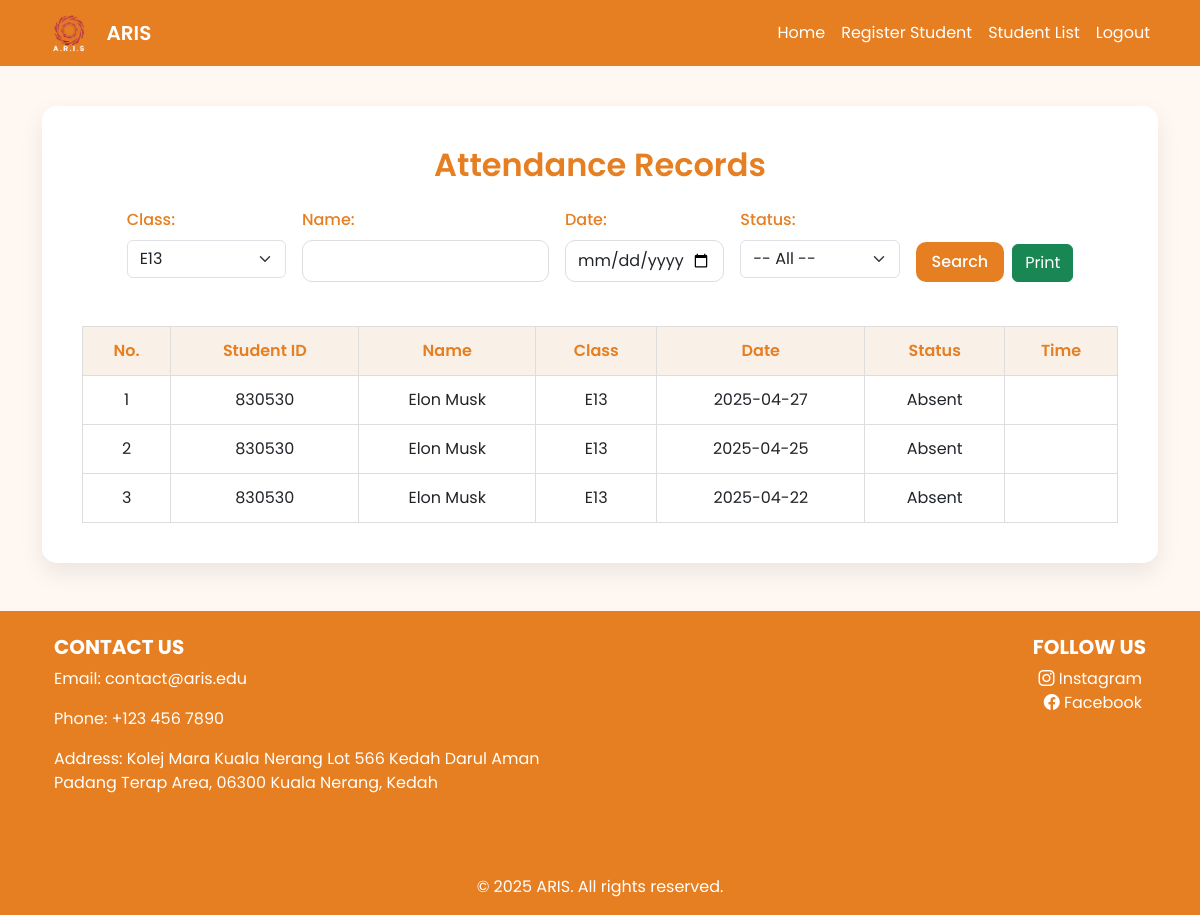
/attendance-page.php?class=E13 (signed in), run on the app's committed database.
### tables this page shows
CREATE TABLE `attendance` (
  `attendanceId` int(11) NOT NULL,
  `Student_ID` varchar(30) DEFAULT NULL,
  `status` varchar(20) DEFAULT NULL,
  `date` date DEFAULT NULL,
  `timeIn` time DEFAULT NULL
);

CREATE TABLE `student` (
  `studentName` varchar(150) NOT NULL,
  `Student_ID` varchar(30) NOT NULL,
  `Contact` int(30) NOT NULL,
  `Program` varchar(100) NOT NULL,
  `Class` varchar(30) NOT NULL,
  `Picture` varchar(250) DEFAULT NULL
);

### attendance-page.php (the view, shortened to what this page needs)
<?php
include('header.php');
include('connection.php');
$class = $_GET['class'] ?? '';
$name = $_GET['name'] ?? '';
$date = $_GET['date'] ?? '';
$where = [];
$params = [];
$types = "";
if (!empty($class)) {
    $where[] = "student.Class = ?";
    $params[] = $class;
    $types .= "s";
}
$whereSql = $where ? "WHERE " . implode(" AND ", $where) : "";
$sql = "SELECT student.Student_ID, student.studentName, student.Class, attendance.date, attendance.status, attendance.timeIn
        FROM attendance
        JOIN student ON attendance.Student_ID = student.Student_ID
        $whereSql
        ORDER BY
            FIELD(attendance.status, 'Present', 'Absent'),
            student.Class ASC,
            attendance.date DESC";
$stmt = $condb->prepare($sql);
if (!empty($params)) {
    $stmt->bind_param($types, ...$params);
}
$stmt->execute();
$result = $stmt->get_result();
?>
<!DOCTYPE html>
<html lang="en">
<head>
    <link href="https://cdn.jsdelivr.net/npm/bootstrap@5.3.3/dist/css/bootstrap.min.css" rel="stylesheet">
</head>
<body>
<div class="container">
    <div class="container-box">
        <h2 class="text-center mb-4">Attendance Records</h2>
        <form method="get" class="row g-3 justify-content-center mb-4">
            <div class="col-md-2">
                <label for="class" class="form-label">Class:</label>
                <select name="class" id="class" class="form-select">
                    <?php
                    $groups = ['B' => 5, 'E' => 15, 'M' => 8, 'S' => 4];
                    foreach ($groups as $prefix => $max) {
                        for ($i = 1; $i <= $max; $i++) {
                            $c = $prefix . str_pad($i, 2, '0', STR_PAD_LEFT);
                            $selected = ($c == $class) ? "selected" : "";
                            echo "<option value='$c' $selected>$c</option>";
                        }
                    }
                    ?>
                </select>
            </div>
            <div class="col-md-3">
                <label for="name" class="form-label">Name:</label>
                <input type="text" name="name" id="name" class="form-control" value="<?= htmlspecialchars($name); ?>">
            </div>
            <div class="col-md-2">
                <label for="date" class="form-label">Date:</label>
                <input type="date" name="date" id="date" class="form-control" value="<?= htmlspecialchars($date); ?>">
            </div>
            <div class="col-md-2">
                <label for="status" class="form-label">Status:</label>
                <select name="status" id="status" class="form-select">
                    <option value="">-- All --</option>
                </select>
            </div>
            <div class="col-md-auto d-flex align-items-end">
                <button type="submit" class="btn btn-orange me-2">Search</button>
                <button type="button" class="btn btn-success" onclick="window.print();">Print</button>
            </div>
        </form>
        <div class="table-responsive">
            <table>
                <thead>
                    <tr>
                        <th>No.</th>
                        <th>Student ID</th>
                        <th>Name</th>
                        <th>Class</th>
                        <th>Date</th>
                        <th>Status</th>
                        <th>Time</th>
                    </tr>
                </thead>
                <tbody>
                <?php
                $no = 1;
                while ($row = $result->fetch_assoc()) {
                    echo "<tr>
                        <td>{$no}</td>
                        <td>" . htmlspecialchars($row['Student_ID']) . "</td>
                        <td>" . htmlspecialchars($row['studentName']) . "</td>
                        <td>" . htmlspecialchars($row['Class']) . "</td>
                        <td>" . htmlspecialchars($row['date']) . "</td>
                        <td>" . htmlspecialchars($row['status']) . "</td>
                        <td>" . htmlspecialchars($row['timeIn']) . "</td>
                    </tr>";
                    $no++;
                }
                ?>
                </tbody>
            </table>
        </div>
    </div>
</div>
</body>
</html>
<?php
include('footer.php');
?>

### attendance-page.php (style rules this page uses)
body { background-color: #fff8f2; font-family: 'Poppins', sans-serif; }
.container-box { background-color: #ffffff; border-radius: 15px; padding: 40px; box-shadow: 0 10px 25px rgba(0, 0, 0, 0.08); margin-top: 40px; }
h2 { color: #e67e22; font-weight: 600; }
label { font-weight: 500; color: #e67e22; }
select, input[type="text"], input[type="date"] { border-radius: 10px; border: 1px solid #ddd; padding: 8px 12px; transition: border-color 0.3s ease; }
.btn-orange { background-color: #e67e22; color: white; border: none; border-radius: 10px; padding: 8px 16px; font-weight: 500; transition: background-color 0.3s ease, transform 0.2s ease; }
table { width: 100%; border-collapse: collapse; margin-top: 20px; }
table th, table td { padding: 12px; text-align: center; border: 1px solid #ddd; }
table th { background-color: #f9f1e7; color: #e67e22; font-weight: 600; }

### data on the page
attendance: Student_ID.Student_ID "830530", Student_ID.studentName "Elon Musk", Student_ID.Class "E13", date "2025-04-27", status "Absent"
attendance: Student_ID.Student_ID "830530", Student_ID.studentName "Elon Musk", Student_ID.Class "E13", date "2025-04-25", status "Absent"
attendance: Student_ID.Student_ID "830530", Student_ID.studentName "Elon Musk", Student_ID.Class "E13", date "2025-04-22", status "Absent"

### other printed values
form field class "E13"
